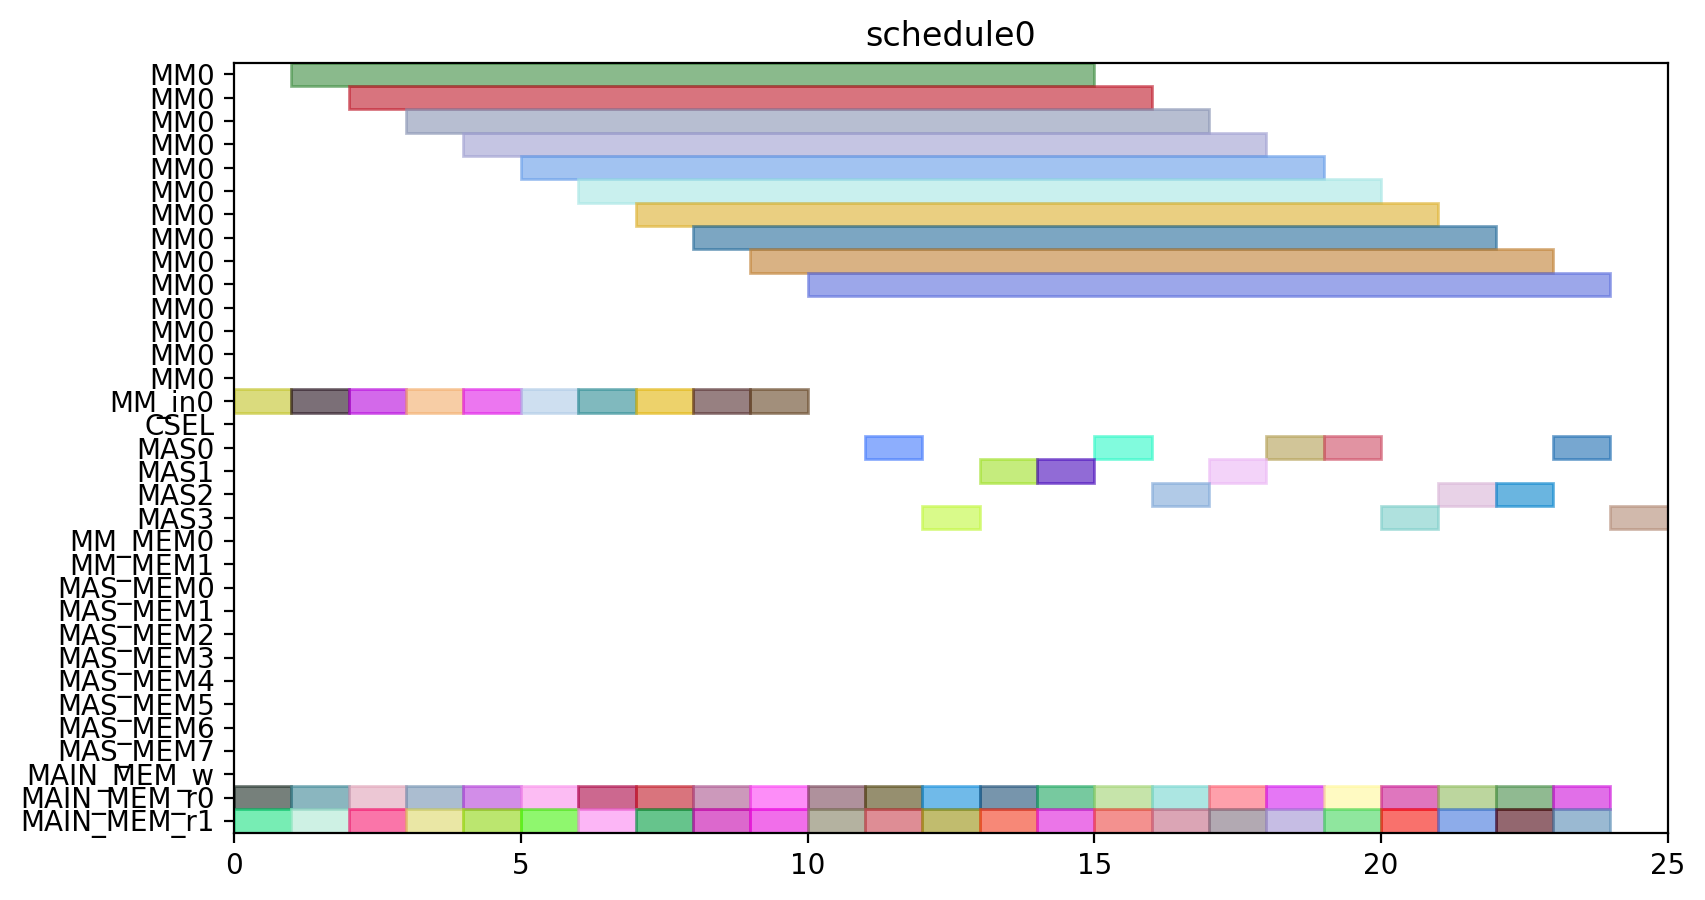

Write Python code to recreate this figure.
from pyschedule import Scenario, solvers, plotters, alt


def solve():
	horizon = 120
	S = Scenario("schedule0", horizon=horizon)

	# resource
	MM = S.Resources('MM', num=1, size=14)
	MM_in = S.Resources('MM_in', num=1)
	CSEL = S.Resource('CSEL')
	MAS = S.Resources('MAS', num=4, size=1, periods=range(1, horizon))
	MM_MEM = S.Resources('MM_MEM', num=2)
	MAS_MEM = S.Resources('MAS_MEM', num=8)
	MAIN_MEM_w = S.Resource('MAIN_MEM_w', size=1)
	MAIN_MEM_r = S.Resources('MAIN_MEM_r', num=2)

	# result of previous scheduling

	# new tasks
	t0_t0 = S.Task('t0_t0', length=1, delay_cost=1)
	t0_t0 += alt(MAS)
	t0_t0_mem0 = S.Task('t0_t0_mem0', length=1, delay_cost=1)
	t0_t0_mem0 += MAIN_MEM_r[0]
	S += t0_t0_mem0 <= t0_t0

	t0_t0_mem1 = S.Task('t0_t0_mem1', length=1, delay_cost=1)
	t0_t0_mem1 += MAIN_MEM_r[1]
	S += t0_t0_mem1 <= t0_t0

	t0_t1 = S.Task('t0_t1', length=1, delay_cost=1)
	t0_t1 += alt(MAS)
	t0_t1_mem0 = S.Task('t0_t1_mem0', length=1, delay_cost=1)
	t0_t1_mem0 += MAIN_MEM_r[0]
	S += t0_t1_mem0 <= t0_t1

	t0_t1_mem1 = S.Task('t0_t1_mem1', length=1, delay_cost=1)
	t0_t1_mem1 += MAIN_MEM_r[1]
	S += t0_t1_mem1 <= t0_t1

	t0_t3 = S.Task('t0_t3', length=14, delay_cost=1)
	t0_t3 += alt(MM)
	t0_t3_in = S.Task('t0_t3_in', length=1, delay_cost=1)
	t0_t3_in += alt(MM_in)
	S += t0_t3_in*MM_in[0]<=t0_t3*MM[0]
	t0_t3_mem0 = S.Task('t0_t3_mem0', length=1, delay_cost=1)
	t0_t3_mem0 += MAIN_MEM_r[0]
	S += t0_t3_mem0 <= t0_t3

	t0_t3_mem1 = S.Task('t0_t3_mem1', length=1, delay_cost=1)
	t0_t3_mem1 += MAIN_MEM_r[1]
	S += t0_t3_mem1 <= t0_t3

	t10 = S.Task('t10', length=1, delay_cost=1)
	t10 += alt(MAS)
	t10_mem0 = S.Task('t10_mem0', length=1, delay_cost=1)
	t10_mem0 += MAIN_MEM_r[0]
	S += t10_mem0 <= t10

	t10_mem1 = S.Task('t10_mem1', length=1, delay_cost=1)
	t10_mem1 += MAIN_MEM_r[1]
	S += t10_mem1 <= t10

	t11 = S.Task('t11', length=1, delay_cost=1)
	t11 += alt(MAS)
	t11_mem0 = S.Task('t11_mem0', length=1, delay_cost=1)
	t11_mem0 += MAIN_MEM_r[0]
	S += t11_mem0 <= t11

	t11_mem1 = S.Task('t11_mem1', length=1, delay_cost=1)
	t11_mem1 += MAIN_MEM_r[1]
	S += t11_mem1 <= t11

	t3_t0 = S.Task('t3_t0', length=14, delay_cost=1)
	t3_t0 += alt(MM)
	t3_t0_in = S.Task('t3_t0_in', length=1, delay_cost=1)
	t3_t0_in += alt(MM_in)
	S += t3_t0_in*MM_in[0]<=t3_t0*MM[0]
	t3_t0_mem0 = S.Task('t3_t0_mem0', length=1, delay_cost=1)
	t3_t0_mem0 += MAIN_MEM_r[0]
	S += t3_t0_mem0 <= t3_t0

	t3_t0_mem1 = S.Task('t3_t0_mem1', length=1, delay_cost=1)
	t3_t0_mem1 += MAIN_MEM_r[1]
	S += t3_t0_mem1 <= t3_t0

	t3_t1 = S.Task('t3_t1', length=14, delay_cost=1)
	t3_t1 += alt(MM)
	t3_t1_in = S.Task('t3_t1_in', length=1, delay_cost=1)
	t3_t1_in += alt(MM_in)
	S += t3_t1_in*MM_in[0]<=t3_t1*MM[0]
	t3_t1_mem0 = S.Task('t3_t1_mem0', length=1, delay_cost=1)
	t3_t1_mem0 += MAIN_MEM_r[0]
	S += t3_t1_mem0 <= t3_t1

	t3_t1_mem1 = S.Task('t3_t1_mem1', length=1, delay_cost=1)
	t3_t1_mem1 += MAIN_MEM_r[1]
	S += t3_t1_mem1 <= t3_t1

	t3_t2 = S.Task('t3_t2', length=1, delay_cost=1)
	t3_t2 += alt(MAS)
	t3_t2_mem0 = S.Task('t3_t2_mem0', length=1, delay_cost=1)
	t3_t2_mem0 += MAIN_MEM_r[0]
	S += t3_t2_mem0 <= t3_t2

	t3_t2_mem1 = S.Task('t3_t2_mem1', length=1, delay_cost=1)
	t3_t2_mem1 += MAIN_MEM_r[1]
	S += t3_t2_mem1 <= t3_t2

	t3_t3 = S.Task('t3_t3', length=1, delay_cost=1)
	t3_t3 += alt(MAS)
	t3_t3_mem0 = S.Task('t3_t3_mem0', length=1, delay_cost=1)
	t3_t3_mem0 += MAIN_MEM_r[0]
	S += t3_t3_mem0 <= t3_t3

	t3_t3_mem1 = S.Task('t3_t3_mem1', length=1, delay_cost=1)
	t3_t3_mem1 += MAIN_MEM_r[1]
	S += t3_t3_mem1 <= t3_t3

	t4_t0 = S.Task('t4_t0', length=1, delay_cost=1)
	t4_t0 += alt(MAS)
	t4_t0_mem0 = S.Task('t4_t0_mem0', length=1, delay_cost=1)
	t4_t0_mem0 += MAIN_MEM_r[0]
	S += t4_t0_mem0 <= t4_t0

	t4_t0_mem1 = S.Task('t4_t0_mem1', length=1, delay_cost=1)
	t4_t0_mem1 += MAIN_MEM_r[1]
	S += t4_t0_mem1 <= t4_t0

	t4_t1 = S.Task('t4_t1', length=1, delay_cost=1)
	t4_t1 += alt(MAS)
	t4_t1_mem0 = S.Task('t4_t1_mem0', length=1, delay_cost=1)
	t4_t1_mem0 += MAIN_MEM_r[0]
	S += t4_t1_mem0 <= t4_t1

	t4_t1_mem1 = S.Task('t4_t1_mem1', length=1, delay_cost=1)
	t4_t1_mem1 += MAIN_MEM_r[1]
	S += t4_t1_mem1 <= t4_t1

	t4_t3 = S.Task('t4_t3', length=14, delay_cost=1)
	t4_t3 += alt(MM)
	t4_t3_in = S.Task('t4_t3_in', length=1, delay_cost=1)
	t4_t3_in += alt(MM_in)
	S += t4_t3_in*MM_in[0]<=t4_t3*MM[0]
	t4_t3_mem0 = S.Task('t4_t3_mem0', length=1, delay_cost=1)
	t4_t3_mem0 += MAIN_MEM_r[0]
	S += t4_t3_mem0 <= t4_t3

	t4_t3_mem1 = S.Task('t4_t3_mem1', length=1, delay_cost=1)
	t4_t3_mem1 += MAIN_MEM_r[1]
	S += t4_t3_mem1 <= t4_t3

	t5_t0 = S.Task('t5_t0', length=14, delay_cost=1)
	t5_t0 += alt(MM)
	t5_t0_in = S.Task('t5_t0_in', length=1, delay_cost=1)
	t5_t0_in += alt(MM_in)
	S += t5_t0_in*MM_in[0]<=t5_t0*MM[0]
	t5_t0_mem0 = S.Task('t5_t0_mem0', length=1, delay_cost=1)
	t5_t0_mem0 += MAIN_MEM_r[0]
	S += t5_t0_mem0 <= t5_t0

	t5_t0_mem1 = S.Task('t5_t0_mem1', length=1, delay_cost=1)
	t5_t0_mem1 += MAIN_MEM_r[1]
	S += t5_t0_mem1 <= t5_t0

	t5_t1 = S.Task('t5_t1', length=14, delay_cost=1)
	t5_t1 += alt(MM)
	t5_t1_in = S.Task('t5_t1_in', length=1, delay_cost=1)
	t5_t1_in += alt(MM_in)
	S += t5_t1_in*MM_in[0]<=t5_t1*MM[0]
	t5_t1_mem0 = S.Task('t5_t1_mem0', length=1, delay_cost=1)
	t5_t1_mem0 += MAIN_MEM_r[0]
	S += t5_t1_mem0 <= t5_t1

	t5_t1_mem1 = S.Task('t5_t1_mem1', length=1, delay_cost=1)
	t5_t1_mem1 += MAIN_MEM_r[1]
	S += t5_t1_mem1 <= t5_t1

	t5_t2 = S.Task('t5_t2', length=1, delay_cost=1)
	t5_t2 += alt(MAS)
	t5_t2_mem0 = S.Task('t5_t2_mem0', length=1, delay_cost=1)
	t5_t2_mem0 += MAIN_MEM_r[0]
	S += t5_t2_mem0 <= t5_t2

	t5_t2_mem1 = S.Task('t5_t2_mem1', length=1, delay_cost=1)
	t5_t2_mem1 += MAIN_MEM_r[1]
	S += t5_t2_mem1 <= t5_t2

	t5_t3 = S.Task('t5_t3', length=1, delay_cost=1)
	t5_t3 += alt(MAS)
	t5_t3_mem0 = S.Task('t5_t3_mem0', length=1, delay_cost=1)
	t5_t3_mem0 += MAIN_MEM_r[0]
	S += t5_t3_mem0 <= t5_t3

	t5_t3_mem1 = S.Task('t5_t3_mem1', length=1, delay_cost=1)
	t5_t3_mem1 += MAIN_MEM_r[1]
	S += t5_t3_mem1 <= t5_t3

	t6_t0 = S.Task('t6_t0', length=14, delay_cost=1)
	t6_t0 += alt(MM)
	t6_t0_in = S.Task('t6_t0_in', length=1, delay_cost=1)
	t6_t0_in += alt(MM_in)
	S += t6_t0_in*MM_in[0]<=t6_t0*MM[0]
	t6_t0_mem0 = S.Task('t6_t0_mem0', length=1, delay_cost=1)
	t6_t0_mem0 += MAIN_MEM_r[0]
	S += t6_t0_mem0 <= t6_t0

	t6_t0_mem1 = S.Task('t6_t0_mem1', length=1, delay_cost=1)
	t6_t0_mem1 += MAIN_MEM_r[1]
	S += t6_t0_mem1 <= t6_t0

	t6_t1 = S.Task('t6_t1', length=14, delay_cost=1)
	t6_t1 += alt(MM)
	t6_t1_in = S.Task('t6_t1_in', length=1, delay_cost=1)
	t6_t1_in += alt(MM_in)
	S += t6_t1_in*MM_in[0]<=t6_t1*MM[0]
	t6_t1_mem0 = S.Task('t6_t1_mem0', length=1, delay_cost=1)
	t6_t1_mem0 += MAIN_MEM_r[0]
	S += t6_t1_mem0 <= t6_t1

	t6_t1_mem1 = S.Task('t6_t1_mem1', length=1, delay_cost=1)
	t6_t1_mem1 += MAIN_MEM_r[1]
	S += t6_t1_mem1 <= t6_t1

	t6_t2 = S.Task('t6_t2', length=1, delay_cost=1)
	t6_t2 += alt(MAS)
	t6_t2_mem0 = S.Task('t6_t2_mem0', length=1, delay_cost=1)
	t6_t2_mem0 += MAIN_MEM_r[0]
	S += t6_t2_mem0 <= t6_t2

	t6_t2_mem1 = S.Task('t6_t2_mem1', length=1, delay_cost=1)
	t6_t2_mem1 += MAIN_MEM_r[1]
	S += t6_t2_mem1 <= t6_t2

	t6_t3 = S.Task('t6_t3', length=1, delay_cost=1)
	t6_t3 += alt(MAS)
	t6_t3_mem0 = S.Task('t6_t3_mem0', length=1, delay_cost=1)
	t6_t3_mem0 += MAIN_MEM_r[0]
	S += t6_t3_mem0 <= t6_t3

	t6_t3_mem1 = S.Task('t6_t3_mem1', length=1, delay_cost=1)
	t6_t3_mem1 += MAIN_MEM_r[1]
	S += t6_t3_mem1 <= t6_t3

	t7_t0 = S.Task('t7_t0', length=14, delay_cost=1)
	t7_t0 += alt(MM)
	t7_t0_in = S.Task('t7_t0_in', length=1, delay_cost=1)
	t7_t0_in += alt(MM_in)
	S += t7_t0_in*MM_in[0]<=t7_t0*MM[0]
	t7_t0_mem0 = S.Task('t7_t0_mem0', length=1, delay_cost=1)
	t7_t0_mem0 += MAIN_MEM_r[0]
	S += t7_t0_mem0 <= t7_t0

	t7_t0_mem1 = S.Task('t7_t0_mem1', length=1, delay_cost=1)
	t7_t0_mem1 += MAIN_MEM_r[1]
	S += t7_t0_mem1 <= t7_t0

	t7_t1 = S.Task('t7_t1', length=14, delay_cost=1)
	t7_t1 += alt(MM)
	t7_t1_in = S.Task('t7_t1_in', length=1, delay_cost=1)
	t7_t1_in += alt(MM_in)
	S += t7_t1_in*MM_in[0]<=t7_t1*MM[0]
	t7_t1_mem0 = S.Task('t7_t1_mem0', length=1, delay_cost=1)
	t7_t1_mem0 += MAIN_MEM_r[0]
	S += t7_t1_mem0 <= t7_t1

	t7_t1_mem1 = S.Task('t7_t1_mem1', length=1, delay_cost=1)
	t7_t1_mem1 += MAIN_MEM_r[1]
	S += t7_t1_mem1 <= t7_t1

	t7_t2 = S.Task('t7_t2', length=1, delay_cost=1)
	t7_t2 += alt(MAS)
	t7_t2_mem0 = S.Task('t7_t2_mem0', length=1, delay_cost=1)
	t7_t2_mem0 += MAIN_MEM_r[0]
	S += t7_t2_mem0 <= t7_t2

	t7_t2_mem1 = S.Task('t7_t2_mem1', length=1, delay_cost=1)
	t7_t2_mem1 += MAIN_MEM_r[1]
	S += t7_t2_mem1 <= t7_t2

	t7_t3 = S.Task('t7_t3', length=1, delay_cost=1)
	t7_t3 += alt(MAS)
	t7_t3_mem0 = S.Task('t7_t3_mem0', length=1, delay_cost=1)
	t7_t3_mem0 += MAIN_MEM_r[0]
	S += t7_t3_mem0 <= t7_t3

	t7_t3_mem1 = S.Task('t7_t3_mem1', length=1, delay_cost=1)
	t7_t3_mem1 += MAIN_MEM_r[1]
	S += t7_t3_mem1 <= t7_t3

	solvers.mip.solve(S,msg=1,kind='CPLEX',ratio_gap=1.01)

	solution = [['hoge']*len(S.solution()[1]) for i in range(len(S.solution()))]
	for i in range(len(S.solution())):
		for j in range(len(S.solution()[i])):
			solution[i][j]=str(S.solution()[i][j])
	print(solution)

	cycles = int(solution[-1][3])

	pic_file_name = "/home/mfukuda/ABE/multiRAM_multiMAS_16mux/scheduling_result/stage14MM1_stage1MAS4/SQR012345/schedule0.png"
	if(S.solution() != []):
		plotters.matplotlib.plot(S,img_filename=pic_file_name, show_task_labels=False, fig_size=(cycles*0.25+3, 5))

	return solution
